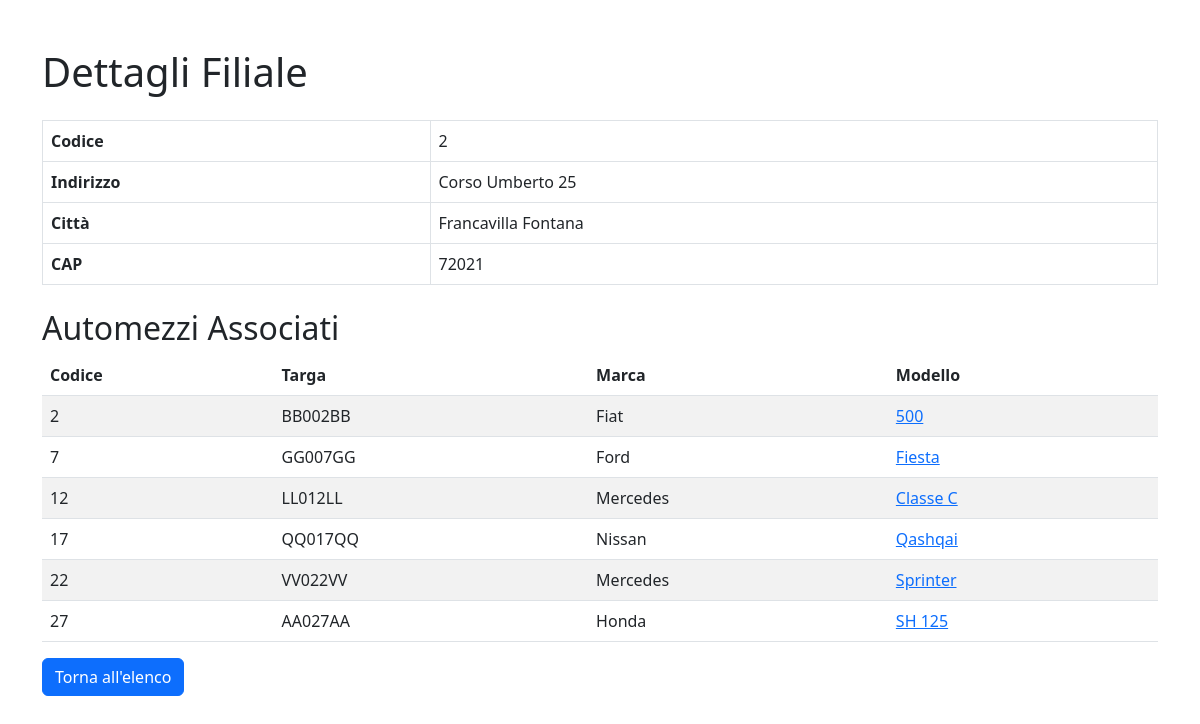
Page /filiale.php?id=2 on the committed database.
### tables this page shows
CREATE TABLE `filiale` (
  `codice` int(11) NOT NULL,
  `indirizzo` varchar(255) NOT NULL,
  `citta` varchar(100) NOT NULL,
  `cap` varchar(10) NOT NULL
);

CREATE TABLE `automezzo` (
  `codice` int(11) NOT NULL,
  `targa` varchar(20) NOT NULL,
  `marca` varchar(100) NOT NULL,
  `modello` varchar(100) NOT NULL,
  `filiale_codice` int(11) DEFAULT NULL
);

### filiale.php (the view, shortened to what this page needs)
<?php
include "config.php";
$conn = new mysqli($servername, $username, $password, $dbname);
$id = (int) $_GET['id'];
$sql = "SELECT * FROM Filiale WHERE codice = $id";
$result = $conn->query($sql);
$filiale = $result->fetch_assoc();
$sql_automezzi = "SELECT * FROM Automezzo WHERE filiale_codice = $id";
$result_automezzi = $conn->query($sql_automezzi);
?>
<!DOCTYPE html>
<html lang="it">
<head>
    <link href="https://cdn.jsdelivr.net/npm/bootstrap@5.3.0/dist/css/bootstrap.min.css" rel="stylesheet">
</head>
<body>
    <div class="container mt-5">
        <h1 class="mb-4">Dettagli Filiale</h1>
        <table class="table table-bordered">
            <tr>
                <th>Codice</th>
                <td><?php echo $filiale['codice']; ?></td>
            </tr>
            <tr>
                <th>Indirizzo</th>
                <td><?php echo $filiale['indirizzo']; ?></td>
            </tr>
            <tr>
                <th>Città</th>
                <td><?php echo $filiale['citta']; ?></td>
            </tr>
            <tr>
                <th>CAP</th>
                <td><?php echo $filiale['cap']; ?></td>
            </tr>
        </table>
        <h2 class="mt-4">Automezzi Associati</h2>
        <table class="table table-striped">
            <thead>
                <tr>
                    <th>Codice</th>
                    <th>Targa</th>
                    <th>Marca</th>
                    <th>Modello</th>
                </tr>
            </thead>
            <tbody>
                <?php
                if ($result_automezzi->num_rows > 0) {
                    while ($row = $result_automezzi->fetch_assoc()) {
                        echo "<tr>"
                            . "<td>{$row['codice']}</td>"
                            . "<td>{$row['targa']}</td>"
                            . "<td>{$row['marca']}</td>"
                            . "<td><a href='veicolo.php?id={$row['codice']}'>{$row['modello']}</a></td>"
                            . "</tr>";
                    }
                } else {
                    echo "<tr><td colspan='4'>Nessun automezzo trovato.</td></tr>";
                }
                ?>
            </tbody>
        </table>
        <a href="index.php" class="btn btn-primary">Torna all'elenco</a>
    </div>
</body>
</html>

### rows in the picture
filiale: codice "2", indirizzo "Corso Umberto 25", citta "Francavilla Fontana", cap "72021"
automezzo: codice "2", targa "BB002BB", marca "Fiat", modello "500"
automezzo: codice "7", targa "GG007GG", marca "Ford", modello "Fiesta"
automezzo: codice "12", targa "LL012LL", marca "Mercedes", modello "Classe C"
automezzo: codice "17", targa "QQ017QQ", marca "Nissan", modello "Qashqai"
automezzo: codice "22", targa "VV022VV", marca "Mercedes", modello "Sprinter"
automezzo: codice "27", targa "AA027AA", marca "Honda", modello "SH 125"
